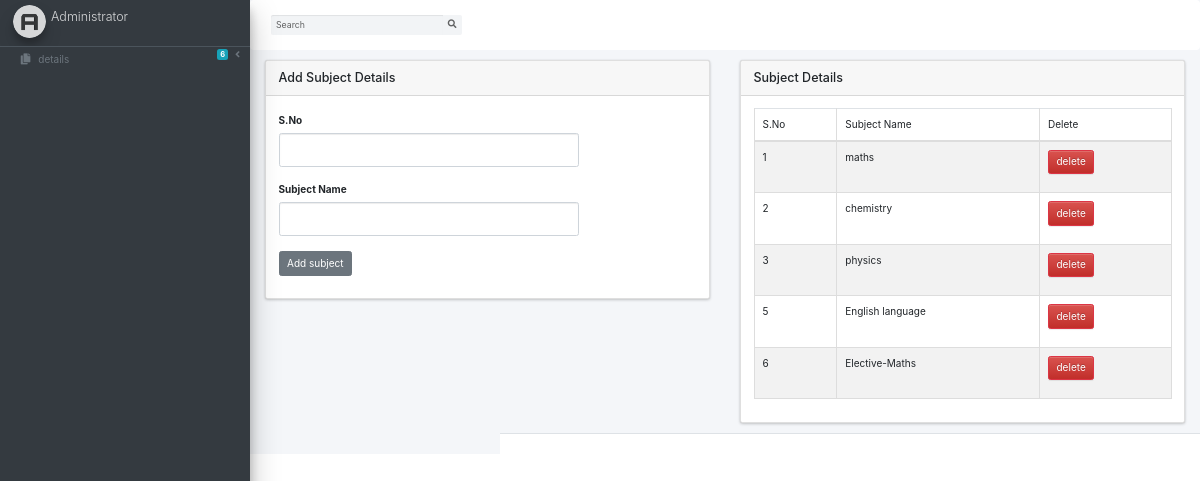
/subject.php (signed in), run on the app's committed database.
### tables this page shows
CREATE TABLE `subject` (
  `id` int(50) NOT NULL,
  `subject-name` varchar(100) NOT NULL
);

### subject.php (the view, shortened to what this page needs)
<?php
include("include/header.php");
include("include/navbar.php");
 ?>
 <div class="container">
   <div class="row">
     <div class="col-6">
       <div class="card mt-5">
         <div class="card-header">
           <h5 class="modal-title" id="exampleModalLabel"> Add Subject Details</h5>
         </div>
         <div class="card-body">
           <div class="form-group ">
             <form class="form-group" action="subjectcode.php" method="post" >
               <div class="form-group pt-2">
                 <label for="id" style="">S.No</label><br>
                 <input type="text" name="sub_id" class="form-control" style="width:300px" required>
               </div>
               <div class="form-group pt-2">
                 <label for="name" style="">Subject Name</label><br>
                 <input type="text" name="subject_name" value="" class="form-control" style="width:300px" required>
               </div>
             <div class="form-group pt-2">
               <button type="submit" name="sub_btn" class="btn btn-secondary">Add subject</button>
             </div>
             </div>
           </div>
         </div>
       </div>
     <div class="col-6">
       <div class="card mt-5">
         <div class="card-header">
           <h5 class="modal-title" id="exampleModalLabel"> Subject Details</h5>
         </div>
         <div class="card-body">
           <div class="table">
             <table class="table table-bordered table-striped">
               <?php
                include("include/connection.php");
                $query = "SELECT *FROM `subject`";
                $query_run= mysqli_query($connection,$query);
                ?>
               <thead>
                 <tr>
                   <td>S.No</td>
                   <td>Subject Name</td>
                   <td>Delete</td>
                 </tr>
               </thead>
               <tbody>
                 <?php
                   foreach($query_run as $row) {
                    ?>
                    <tr>
                      <td> <?php echo $row['id']; ?></td>
                      <td> <?php echo $row['subject-name']; ?></td>
                      <td>
                        <form class="form-group" action="deletesubject.php" method="post">
                          <button type="submit" name="delete_btn" class="btn btn-danger">delete</button>
                        </form>
                      </td>
                    </tr>
                    <?php
                   }
                 ?>
               </tbody>
             </table>
           </div>
         </div>
       </div>
     </div>
   </div>
 </div>
 <?php
 include("include/footer.php");
  ?>

### data on the page
subject: id "1", value "maths"
subject: id "2", value "chemistry"
subject: id "3", value "physics"
subject: id "5", value "English language"
subject: id "6", value "Elective-Maths"
